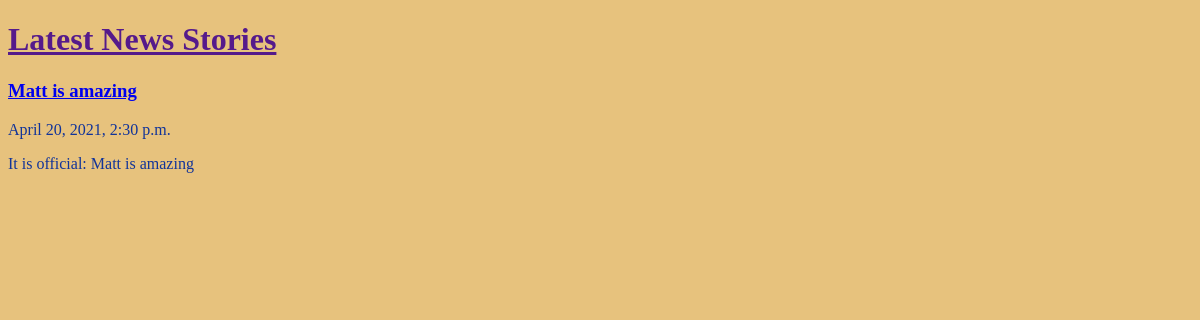
Before: / with the older database file.
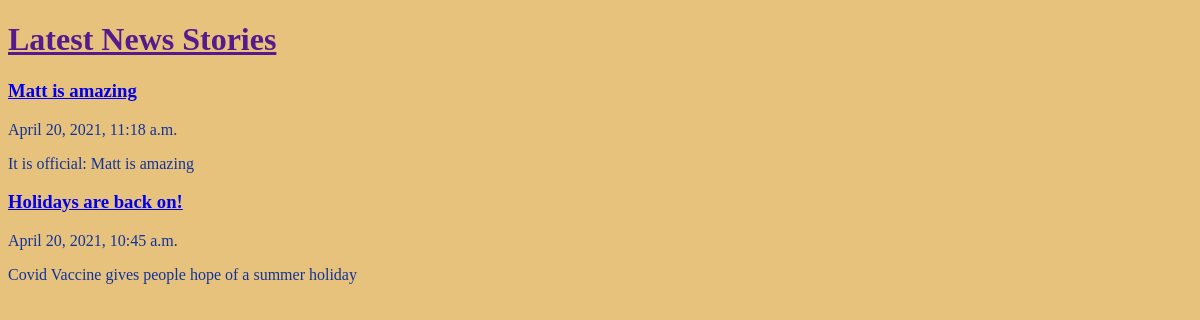
After: the same page with the newer database file.
### latestNews/models.py (models this page shows, shortened)
class News(models.Model):
    title = models.CharField(max_length=200)
    pub_date = models.DateTimeField('date published')
    content = models.CharField(max_length=1500)

### latestNews/views.py (the view)
# urls.py: path('', views.NewsListView.as_view(), name='home'),
class NewsListView(ListView):
    model = News
    template_name = 'home.html'

### latestNews/templates/home.html (shortened to what this page needs)
{% load staticfiles %}
<!DOCTYPE html>
<html lang="en">
 <head>
     <link rel="stylesheet" href="{% static 'css/style.css' %}">
</head>
<body>
     <header>
       <h1> <a href="">Latest News Stories</a> </h1>
     </header>
     <div class="container">
       {% block content %}
         {% for i in object_list %}
             <div class="latestNews">
             <h3><a href="{% url 'detail' i.pk %}">{{ i.title }}</a></h3>
               <p>{{ i.pub_date }}</p>
                 <p>{{ i.content}}</p>
            </div>
         {% endfor %}
        {% endblock content %}
     </div>
 </body>
</html>

### latestNews/static/css/style.css (style rules this page uses)
body { background-color: #E7C27D; color: #139; }

Changed rows visible on the page:
changed News "Matt is amazing": pub_date "April 20, 2021, 2:30 p.m." → "April 20, 2021, 11:18 a.m."
added News: title "Holidays are back on!", pub_date "April 20, 2021, 10:45 a.m.", content "Covid Vaccine gives people hope of a summer holiday"
